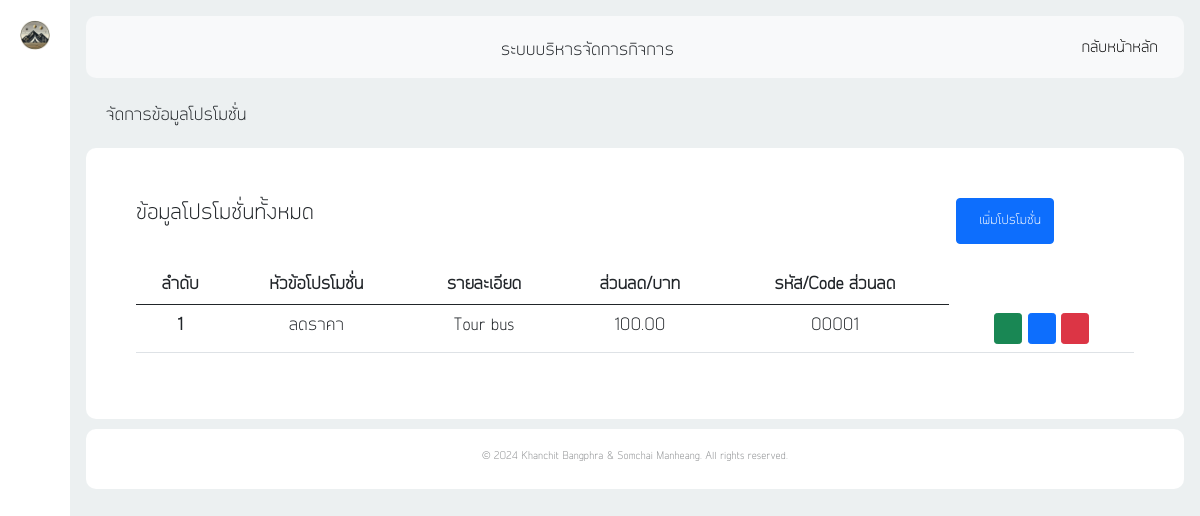
/backend/dashboard.php?page=promotion-data (signed in), run on the app's committed database.
### tables this page shows
CREATE TABLE `promotions` (
  `pmtID` tinyint(5) UNSIGNED ZEROFILL NOT NULL,
  `pmtTitle` varchar(100) NOT NULL,
  `pmtDetail` varchar(255) NOT NULL,
  `pmtCode` varchar(10) NOT NULL,
  `pmtDiscont` decimal(8,2) NOT NULL,
  `pmtUnit` text NOT NULL,
  `pmtDate` datetime NOT NULL,
  `pmtStartDate` datetime NOT NULL,
  `pmtEndDate` datetime NOT NULL,
  `pmtPic` varchar(100) NOT NULL,
  `userID` smallint(5) UNSIGNED ZEROFILL NOT NULL
);

### backend/promotion_data/promotion.php (the view, shortened to what this page needs)
<?php
$users = $db_con->query("SELECT * FROM promotions");
$usersArray = $users->fetchAll(PDO::FETCH_ASSOC);
?>
<p style="font-size: 16px; padding: 5px 20px;">จัดการข้อมูลโปรโมชั่น</p>
<div id="user-table" style="align-items: center;background-color: white; border-radius: 10px; padding: 50px;">
    <div class="d-flex justify-content-between">
        <p style="font-size: 20px;">ข้อมูลโปรโมชั่นทั้งหมด</p>
        <button class="btn btn-primary" style="font-size: 12px;margin-right: 80px;" data-bs-toggle="modal" data-bs-target="#addProModal">
            <i class="lni lni-circle-plus" style="padding: 5px;"></i>
            เพิ่มโปรโมชั่น
        </button>
    </div>
    <div class="text-center">
        <table class="table" style="margin-top: 20px; font-size: 16px;">
            <thead>
                <tr>
                    <th scope="col">ลำดับ</th>
                    <th scope="col">หัวข้อโปรโมชั่น</th>
                    <th scope="col">รายละเอียด</th>
                    <th scope="col">ส่วนลด/บาท</th>
                    <th scope="col">รหัส/Code ส่วนลด</th>
                </tr>
            </thead>
            <tbody>
                <?php foreach ($usersArray as $index => $pro) : ?>
                <tr>
                    <th scope="row"><?php echo $index + 1; ?></th>
                    <td><?php echo htmlspecialchars($pro['pmtTitle']); ?></td>
                    <td><?php echo htmlspecialchars($pro['pmtDetail']); ?></td>
                    <td><?php echo htmlspecialchars($pro['pmtDiscont']); ?></td>
                    <td><?php echo htmlspecialchars($pro['pmtCode']); ?></td>
                    <td>
                        <button onclick="select_pro({
                            pmtID: '<?php echo addslashes($pro['pmtID']); ?>',
                            pmtTitle: '<?php echo addslashes($pro['pmtTitle']); ?>',
                            pmtDetail: '<?php echo addslashes($pro['pmtDetail']); ?>',
                            pmtDiscont: '<?php echo addslashes($pro['pmtDiscont']); ?>',
                            pmtCode: '<?php echo addslashes($pro['pmtCode']); ?>',
                            pmtUnit: '<?php echo addslashes($pro['pmtUnit']); ?>',
                            pmtDate: '<?php echo addslashes($pro['pmtDate']); ?>',
                            pmtStartDate: '<?php echo addslashes($pro['pmtStartDate']); ?>',
                            pmtEndDate: '<?php echo addslashes($pro['pmtEndDate']); ?>',
                            userID: '<?php echo addslashes($pro['userID']); ?>',
                            pmtPic: '<?php echo addslashes($pro['pmtPic']); ?>',
                            })" class="btn btn-success btn-sm">
                            <i class="lni lni-eye" style="padding: 5px;"></i>
                        </button>
                        <button onclick="show_pro({
                            pmtID: '<?php echo addslashes($pro['pmtID']); ?>',
                            pmtTitle: '<?php echo addslashes($pro['pmtTitle']); ?>',
                            pmtDetail: '<?php echo addslashes($pro['pmtDetail']); ?>',
                            pmtDiscont: '<?php echo addslashes($pro['pmtDiscont']); ?>',
                            pmtCode: '<?php echo addslashes($pro['pmtCode']); ?>',
                            pmtUnit: '<?php echo addslashes($pro['pmtUnit']); ?>',
                            pmtDate: '<?php echo addslashes($pro['pmtDate']); ?>',
                            pmtStartDate: '<?php echo addslashes($pro['pmtStartDate']); ?>',
                            pmtEndDate: '<?php echo addslashes($pro['pmtEndDate']); ?>',
                            userID: '<?php echo addslashes($pro['userID']); ?>',
                            pmtPic: '<?php echo addslashes($pro['pmtPic']); ?>',
                            })" class="btn btn-primary btn-sm">
                            <i class="lni lni-pencil" style="padding: 5px;"></i>
                        </button>
                        <button onclick="delete_pro('<?php echo str_pad($pro['pmtID'], 5, "0", STR_PAD_LEFT); ?>')" class="btn btn-danger btn-sm">
                            <i class="lni lni-trash-can" style="padding: 5px;"></i>
                        </button>
                    </td>
                </tr>
                <?php endforeach; ?>
            </tbody>
        </table>
    </div>
</div>

### backend/dash.css (style rules this page uses)
* { font-family: kkfont; }

### data on the page
promotions: pmtTitle "ลดราคา", pmtDetail "Tour bus", pmtDiscont "100.00", pmtCode "00001"
